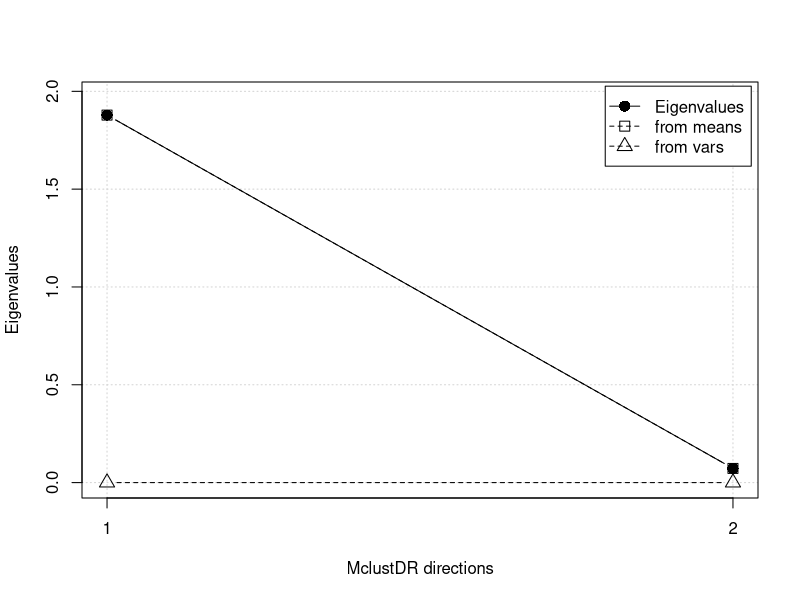
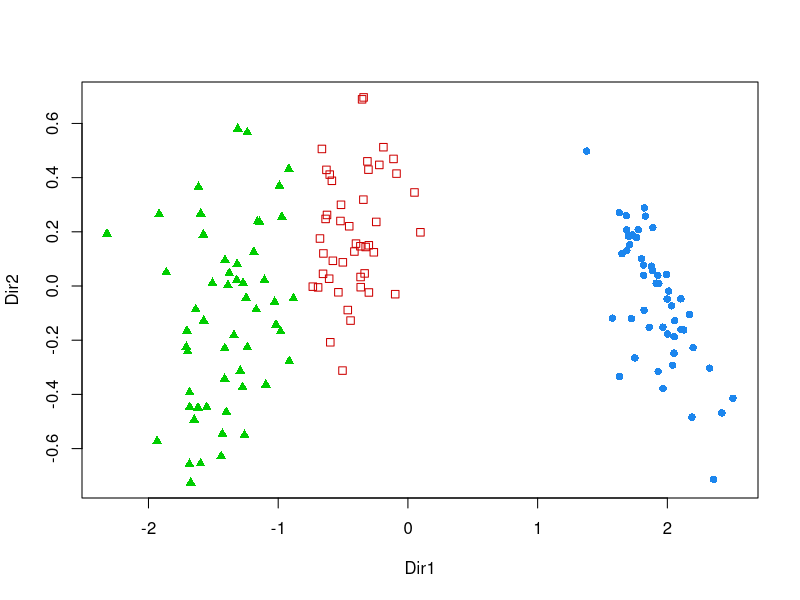

R code for these plots, in order: (Note: this script raises an error after producing the figures.)
library(mclust)


### Name: plot.MclustDR
### Title: Plotting method for dimension reduction for model-based
###   clustering and classification
### Aliases: plot.MclustDR plotEvalues.MclustDR
### Keywords: multivariate

### ** Examples

mod <- Mclust(iris[,1:4], G = 3)
dr <- MclustDR(mod)
plot(dr, what = "evalues")
plot(dr, what = "pairs")
plot(dr, what = "scatterplot", dimens = c(1,3))
plot(dr, what = "contour")
plot(dr, what = "classification", ngrid = 200)
plot(dr, what = "boundaries", ngrid = 200)
plot(dr, what = "density")
plot(dr, what = "density", dimens = 2)

data(banknote)
da <- MclustDA(banknote[,2:7], banknote$Status, G = 1:3)
dr <- MclustDR(da)
plot(dr, what = "evalues")
plot(dr, what = "pairs")
plot(dr, what = "contour")
plot(dr, what = "contour", dimens = c(1,3))
plot(dr, what = "classification", ngrid = 200)
plot(dr, what = "boundaries", ngrid = 200)
plot(dr, what = "density")
plot(dr, what = "density", dimens = 2)
